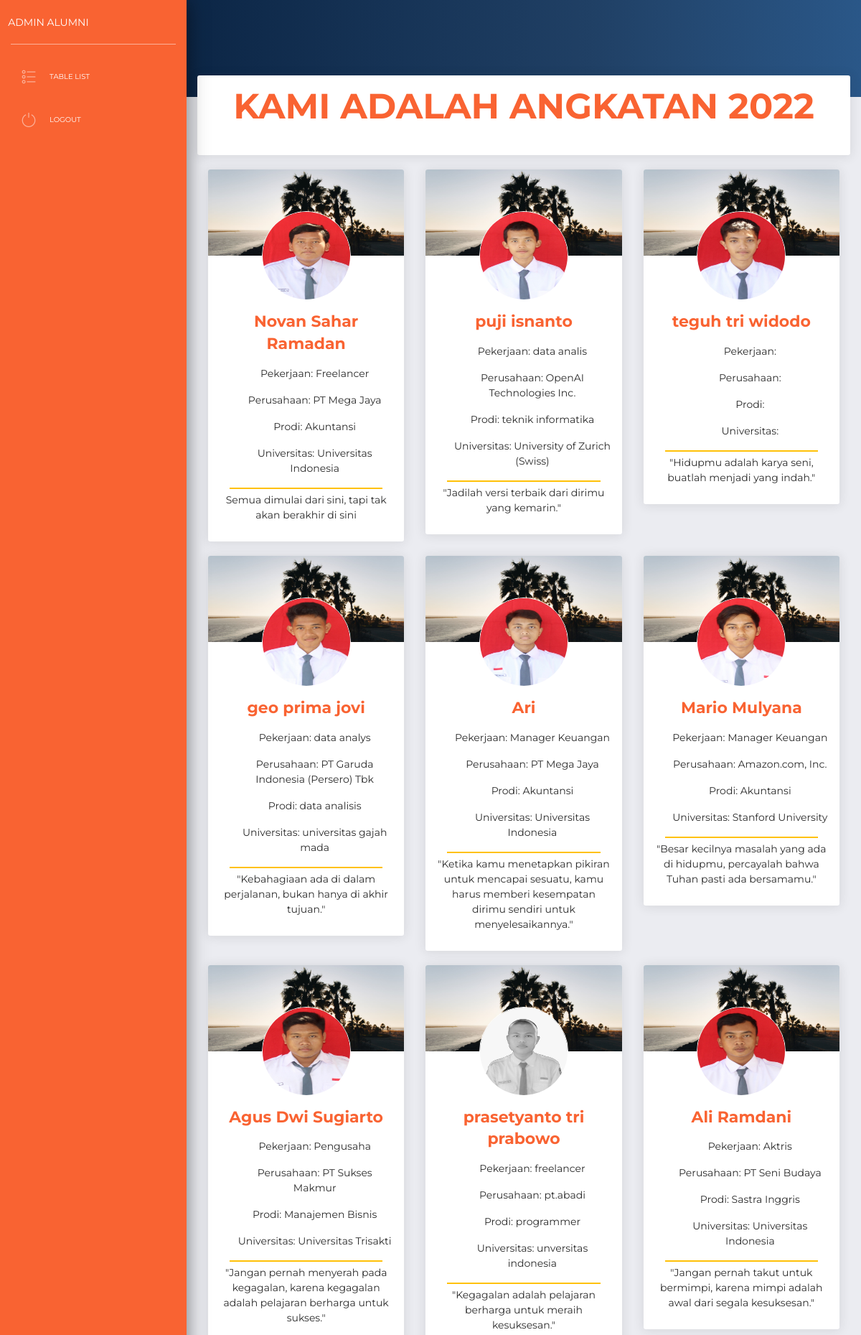
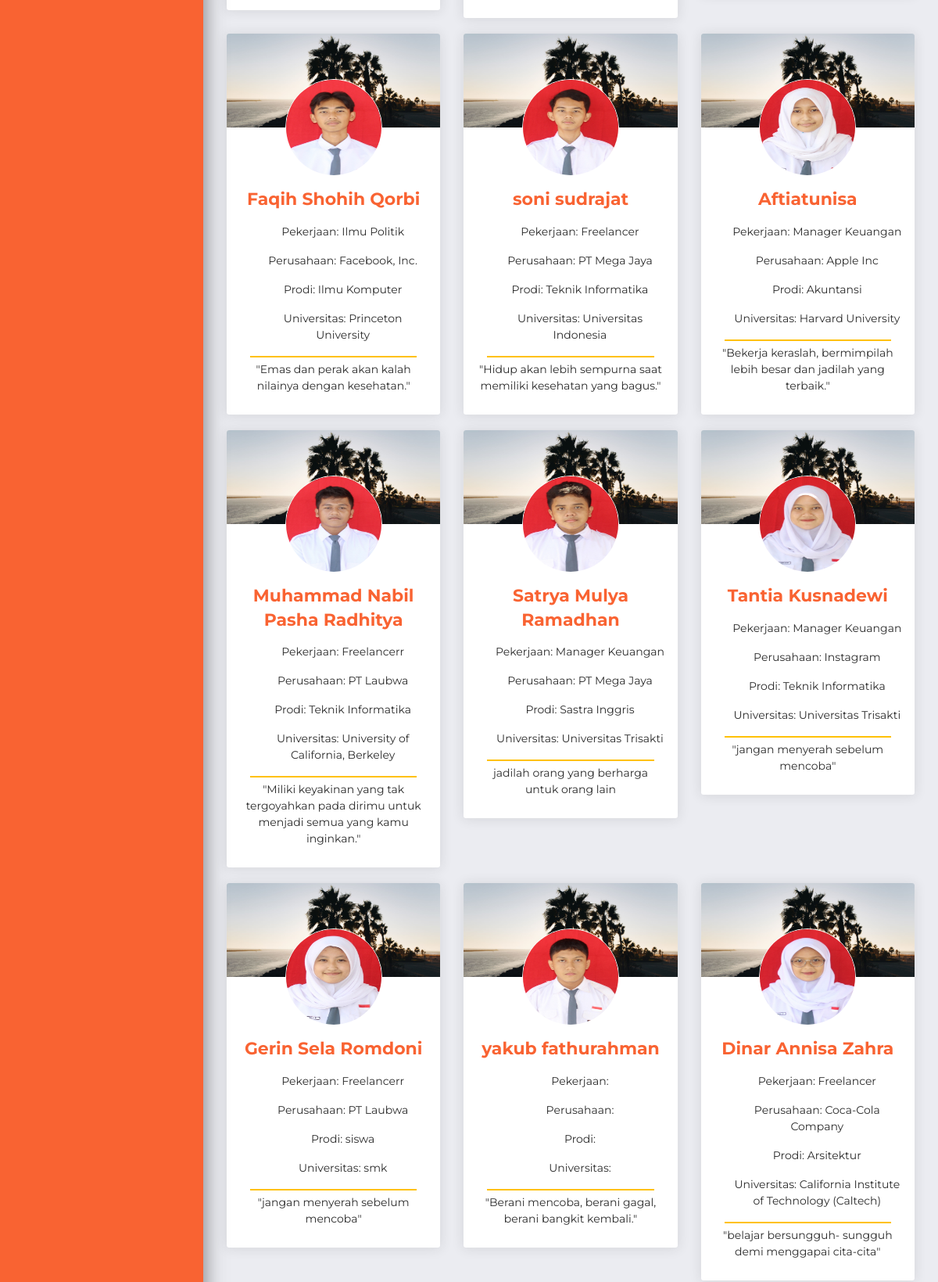
The page /backend_alumni/pages/detail-teman.php?angkatan=2022 (signed in, upper part) on the database its author committed (2 pictures, top to bottom).
### tables this page shows
CREATE TABLE `alumni` (
  `nisn` varchar(12) NOT NULL,
  `nama_lengkap` varchar(255) NOT NULL,
  `email` varchar(255) NOT NULL,
  `alamat` text NOT NULL,
  `pekerjaan` varchar(255) NOT NULL,
  `nama_perusahaan` varchar(255) NOT NULL,
  `motto` varchar(255) NOT NULL,
  `foto` varchar(255) NOT NULL,
  `password` varchar(255) NOT NULL,
  `angkatan` year(4) NOT NULL,
  `prodi` varchar(255) NOT NULL,
  `nama_universitas` varchar(255) NOT NULL,
  `no_hp` varchar(15) NOT NULL
);

### backend_alumni/pages/detail-teman.php (the view, shortened to what this page needs)
<?php
include '../app/header.php';
include '../app/sidebar.php';
require 'proses/koneksi.php';
$angkatan = isset($_GET['angkatan']) ? $_GET['angkatan'] : '';
$result = mysqli_query($conn, "SELECT * FROM alumni WHERE angkatan = '$angkatan'");
?>
<?php include '../app/navbar.php'; ?>
<div class="panel-header panel-header-sm"></div>
<div class="content">
    <div class="row">
    <div class="card">
    <div class="card-body text" style="text-align: center;">
    <h1 class="text-primary"><b>KAMI ADALAH ANGKATAN <?= $angkatan; ?></b></h1>
</div>
    </div>
        <?php while ($data = mysqli_fetch_assoc($result)) : ?>
            <div class="col-md-4">
                <div class="card card-user">
                    <div class="image">
                    </div>
                    <div class="card-body">
                        <div class="author">
                            <a href="#">
                                <img class="avatar border-gray" src="../../backend/examples/img/<?= $data['foto']; ?>"
                                    width="100" height="100">
                                <h5 class="title"><?= $data['nama_lengkap']; ?></h5>
                            </a>
                            <p class="ml-4 text-center">Pekerjaan: <?= $data['pekerjaan']; ?></p>
                            <p class="ml-4 text-center">Perusahaan: <?= $data['nama_perusahaan']; ?></p>
                            <p class="ml-4 text-center">Prodi: <?= $data['prodi']; ?></p>
                            <p class="ml-4 text-center">Universitas: <?= $data['nama_universitas']; ?></p>
                        </div>
                        <hr class="border border-warning">
                        <div class="button-container">
                            <p><?= $data['motto']; ?></p>
                        </div>
                    </div>
                </div>
            </div>
        <?php endwhile; ?>
    </div>
</div>
<?php include '../app/footer.php'; ?>

### rows shown on the page
alumni: foto (picture), nama_lengkap "Novan Sahar Ramadan", pekerjaan "Freelancer", nama_perusahaan "PT Mega Jaya", prodi "Akuntansi", nama_universitas "Universitas Indonesia", motto "Semua dimulai dari sini, tapi tak akan berakhir di sini"
alumni: foto (picture), nama_lengkap "puji isnanto", pekerjaan "data analis", nama_perusahaan "OpenAI Technologies Inc.", prodi "teknik informatika", nama_universitas "University of Zurich (Swiss)", motto "\"Jadilah versi terbaik dari dirimu yang kemarin.\""
alumni: foto (picture), nama_lengkap "teguh tri widodo", motto "\"Hidupmu adalah karya seni, buatlah menjadi yang indah.\""
alumni: foto (picture), nama_lengkap "geo prima jovi", pekerjaan "data analys", nama_perusahaan "PT Garuda Indonesia (Persero) Tbk", prodi "data analisis", nama_universitas "universitas gajah mada", motto "\"Kebahagiaan ada di dalam perjalanan, bukan hanya di akhir tujuan.\""
alumni: foto (picture), nama_lengkap "Ari", pekerjaan "Manager Keuangan", nama_perusahaan "PT Mega Jaya", prodi "Akuntansi", nama_universitas "Universitas Indonesia", motto "\"Ketika kamu menetapkan pikiran untuk mencapai sesuatu, kamu harus memberi kesempatan dirimu sendiri untuk menyelesaikannya.\""
alumni: foto (picture), nama_lengkap "Mario Mulyana", pekerjaan "Manager Keuangan", nama_perusahaan "Amazon.com, Inc.", prodi "Akuntansi", nama_universitas "Stanford University", motto "\"Besar kecilnya masalah yang ada di hidupmu, percayalah bahwa Tuhan pasti ada bersamamu.\""
alumni: foto (picture), nama_lengkap "Agus Dwi Sugiarto", pekerjaan "Pengusaha", nama_perusahaan "PT Sukses Makmur", prodi "Manajemen Bisnis", nama_universitas "Universitas Trisakti", motto "\"Jangan pernah menyerah pada kegagalan, karena kegagalan adalah pelajaran berharga untuk sukses.\""
alumni: foto (picture), nama_lengkap "prasetyanto tri prabowo", pekerjaan "freelancer", nama_perusahaan "pt.abadi", prodi "programmer", nama_universitas "unversitas indonesia", motto "\"Kegagalan adalah pelajaran berharga untuk meraih kesuksesan.\""
alumni: foto (picture), nama_lengkap "Ali Ramdani", pekerjaan "Aktris", nama_perusahaan "PT Seni Budaya", prodi "Sastra Inggris", nama_universitas "Universitas Indonesia", motto "\"Jangan pernah takut untuk bermimpi, karena mimpi adalah awal dari segala kesuksesan.\""
alumni: foto (picture), nama_lengkap "Faqih Shohih Qorbi", pekerjaan "Ilmu Politik", nama_perusahaan "Facebook, Inc.", prodi "Ilmu Komputer", nama_universitas "Princeton University", motto "\"Emas dan perak akan kalah nilainya dengan kesehatan.\""
alumni: foto (picture), nama_lengkap "soni sudrajat", pekerjaan "Freelancer", nama_perusahaan "PT Mega Jaya", prodi "Teknik Informatika", nama_universitas "Universitas Indonesia", motto "\"Hidup akan lebih sempurna saat memiliki kesehatan yang bagus.\""
alumni: foto (picture), nama_lengkap "Aftiatunisa", pekerjaan "Manager Keuangan", nama_perusahaan "Apple Inc", prodi "Akuntansi", nama_universitas "Harvard University", motto "\"Bekerja keraslah, bermimpilah lebih besar dan jadilah yang terbaik.\""
alumni: foto (picture), nama_lengkap "Muhammad Nabil Pasha Radhitya", pekerjaan "Freelancerr", nama_perusahaan "PT Laubwa", prodi "Teknik Informatika", nama_universitas "University of California, Berkeley", motto "\"Miliki keyakinan yang tak tergoyahkan pada dirimu untuk menjadi semua yang kamu inginkan.\""
alumni: foto (picture), nama_lengkap "Satrya Mulya Ramadhan", pekerjaan "Manager Keuangan", nama_perusahaan "PT Mega Jaya", prodi "Sastra Inggris", nama_universitas "Universitas Trisakti", motto "jadilah orang yang berharga untuk orang lain"
alumni: foto (picture), nama_lengkap "Tantia Kusnadewi", pekerjaan "Manager Keuangan", nama_perusahaan "Instagram", prodi "Teknik Informatika", nama_universitas "Universitas Trisakti", motto "\"jangan menyerah sebelum mencoba\""
alumni: foto (picture), nama_lengkap "Gerin Sela Romdoni", pekerjaan "Freelancerr", nama_perusahaan "PT Laubwa", prodi "siswa", nama_universitas "smk", motto "\"jangan menyerah sebelum mencoba\""
alumni: foto (picture), nama_lengkap "yakub fathurahman", motto "\"Berani mencoba, berani gagal, berani bangkit kembali.\""
alumni: foto (picture), nama_lengkap "Dinar Annisa Zahra", pekerjaan "Freelancer", nama_perusahaan "Coca-Cola Company", prodi "Arsitektur", nama_universitas "California Institute of Technology (Caltech)", motto "\"belajar bersungguh- sungguh demi menggapai cita-cita\""

### other values the page prints
$angkatan "2022"
